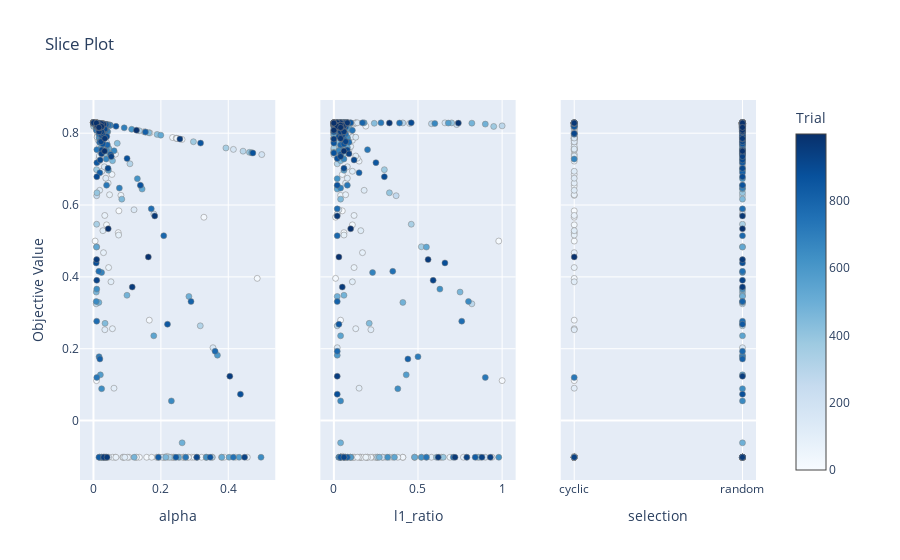

Source (notebook cell):
### Code cell
optuna.visualization.plot_slice(study_en)

### Figure 1 — Plotly figure (JSON) as saved in the notebook; plotly's stock layout.template omitted (floating-point values rounded to 4 significant figures; data arrays with more than 128 entries replaced by an {"elided": "..."} marker saying what was removed)
{"data": [{"marker": {"color": {"elided": "1000 int values"}, "colorbar": {"title": {"text": "Trial"}, "x": 1, "xpad": 40}, "colorscale": [[0, "rgb(247,251,255)"], [0.125, "rgb(222,235,247)"], [0.25, "rgb(198,219,239)"], [0.375, "rgb(158,202,225)"], [0.5, "rgb(107,174,214)"], [0.625, "rgb(66,146,198)"], [0.75, "rgb(33,113,181)"], [0.875, "rgb(8,81,156)"], [1, "rgb(8,48,107)"]], "line": {"color": "Grey", "width": 0.5}, "showscale": true}, "mode": "markers", "showlegend": false, "type": "scatter", "x": {"elided": "1000 float values"}, "xaxis": "x", "y": {"elided": "1000 float values"}, "yaxis": "y"}, {"marker": {"color": {"elided": "1000 int values"}, "colorbar": {"title": {"text": "Trial"}, "x": 1, "xpad": 40}, "colorscale": [[0, "rgb(247,251,255)"], [0.125, "rgb(222,235,247)"], [0.25, "rgb(198,219,239)"], [0.375, "rgb(158,202,225)"], [0.5, "rgb(107,174,214)"], [0.625, "rgb(66,146,198)"], [0.75, "rgb(33,113,181)"], [0.875, "rgb(8,81,156)"], [1, "rgb(8,48,107)"]], "line": {"color": "Grey", "width": 0.5}, "showscale": false}, "mode": "markers", "showlegend": false, "type": "scatter", "x": {"elided": "1000 float values"}, "xaxis": "x2", "y": {"elided": "1000 float values"}, "yaxis": "y2"}, {"marker": {"color": {"elided": "1000 int values"}, "colorbar": {"title": {"text": "Trial"}, "x": 1, "xpad": 40}, "colorscale": [[0, "rgb(247,251,255)"], [0.125, "rgb(222,235,247)"], [0.25, "rgb(198,219,239)"], [0.375, "rgb(158,202,225)"], [0.5, "rgb(107,174,214)"], [0.625, "rgb(66,146,198)"], [0.75, "rgb(33,113,181)"], [0.875, "rgb(8,81,156)"], [1, "rgb(8,48,107)"]], "line": {"color": "Grey", "width": 0.5}, "showscale": false}, "mode": "markers", "showlegend": false, "type": "scatter", "x": {"elided": "1000 str values"}, "xaxis": "x3", "y": {"elided": "1000 float values"}, "yaxis": "y3"}], "layout": {"title": {"text": "Slice Plot"}, "xaxis": {"anchor": "y", "domain": [0, 0.2889], "title": {"text": "alpha"}}, "xaxis2": {"anchor": "y2", "domain": [0.3556, 0.6444], "title": {"text": "l1_ratio"}}, "xaxis3": {"anchor": "y3", "domain": [0.7111, 1], "title": {"text": "selection"}}, "yaxis": {"anchor": "x", "domain": [0, 1], "title": {"text": "Objective Value"}}, "yaxis2": {"anchor": "x2", "domain": [0, 1], "matches": "y", "showticklabels": false}, "yaxis3": {"anchor": "x3", "domain": [0, 1], "matches": "y", "showticklabels": false}}}
